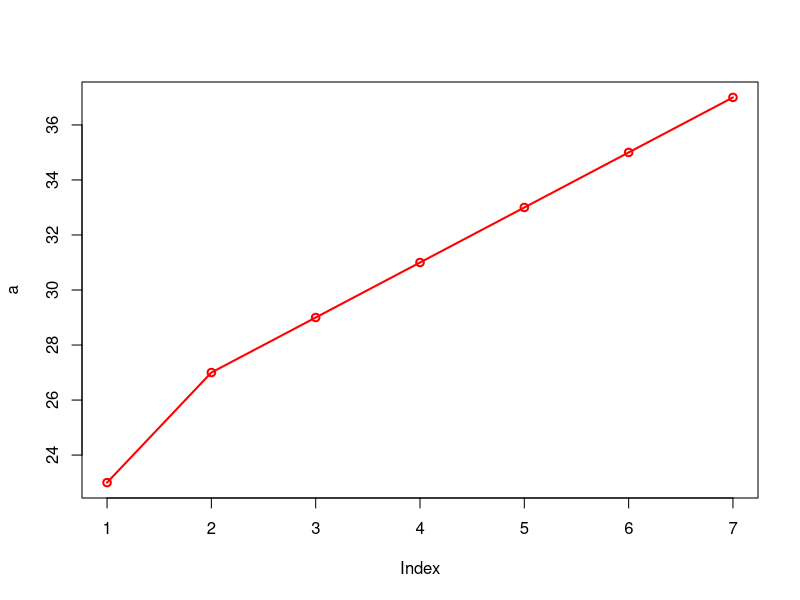
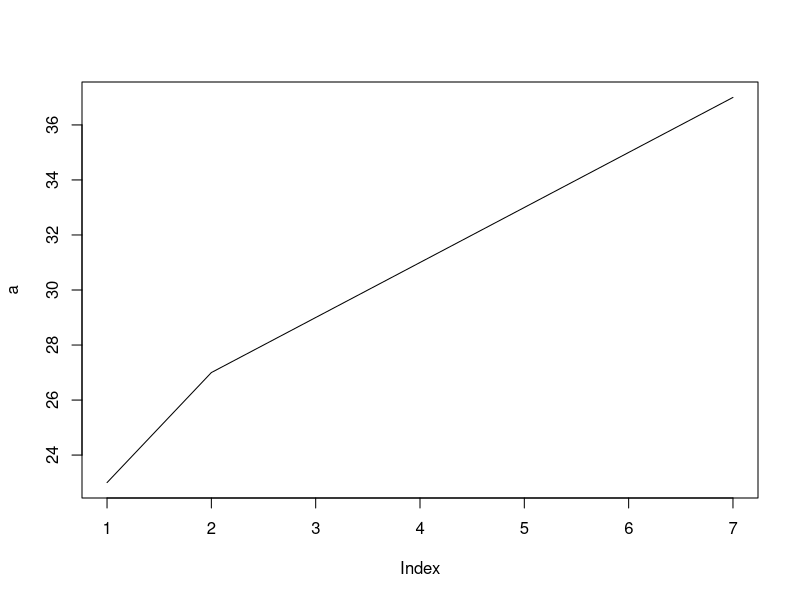
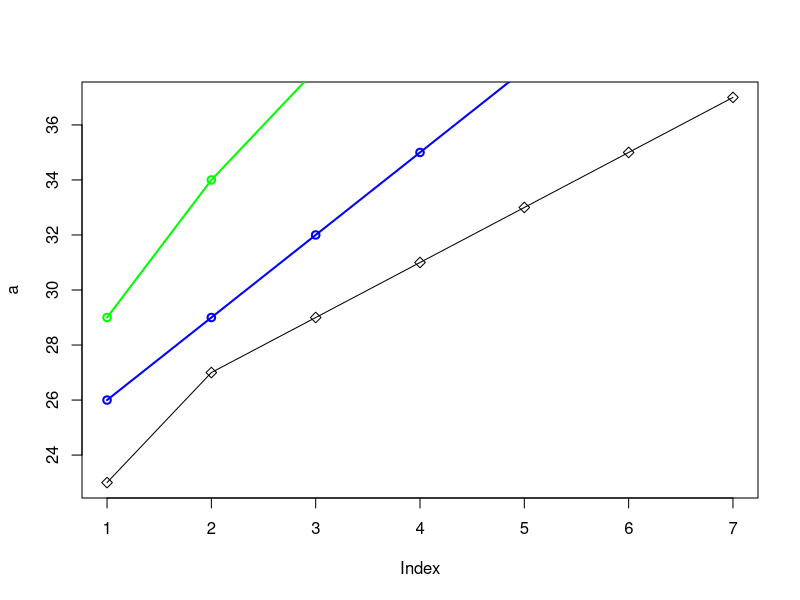
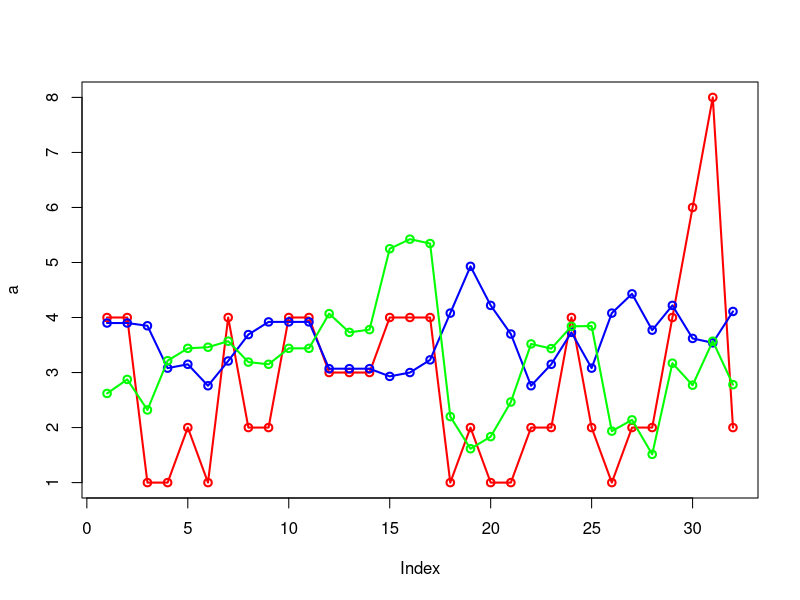

Reproduce these figures in R, in order.
#graph
a=c(23,27,29,31,33,35,37)
b=c(26,29,32,35,38,41,44)
c=c(29,34,38,42,46,50,54)
plot(a, type = "o", col="red", lwd=2)
plot(a, type = "l")
plot(a,pch=5, type="o")
lines(b,type='o',col="blue",lwd=2)
lines(c,type='o',col="green",lwd=2)


a=mtcars$carb
b=mtcars$drat
c=mtcars$wt
plot(a,type = "o",col="red",lwd=2)
lines(b,type='o',col="blue",lwd=2)
lines(c,type='o',col="green",lwd=2)
